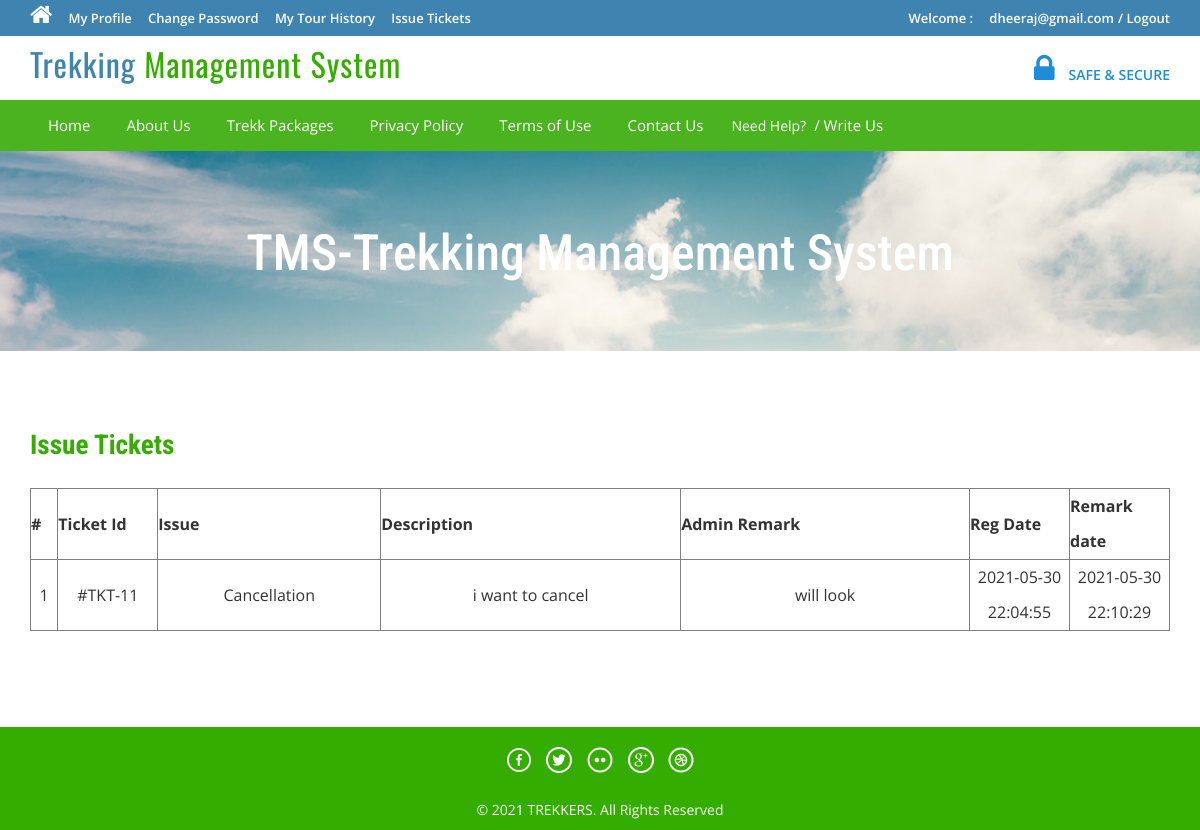
Screenshot of /onlinetourism/tms/issuetickets.php (signed in) with the database file from the repository.
### tables this page shows
CREATE TABLE `tblissues` (
  `id` int(11) NOT NULL,
  `UserEmail` varchar(100) DEFAULT NULL,
  `Issue` varchar(100) DEFAULT NULL,
  `Description` mediumtext DEFAULT NULL,
  `PostingDate` timestamp NULL DEFAULT current_timestamp(),
  `AdminRemark` mediumtext DEFAULT NULL,
  `AdminremarkDate` timestamp NULL DEFAULT NULL ON UPDATE current_timestamp()
);

### onlinetourism/tms/issuetickets.php (the view, shortened to what this page needs)
<?php
include('includes/config.php');
if(strlen($_SESSION['login'])==0)
	{
header('location:index.php');
}
else{
?>
<!DOCTYPE HTML>
<html>
<head>
<link href="css/bootstrap.css" rel='stylesheet' type='text/css' />
<link href="css/style.css" rel='stylesheet' type='text/css' />
<link href="css/font-awesome.css" rel="stylesheet">
<link href="css/animate.css" rel="stylesheet" type="text/css" media="all">
</head>
<body>
<div class="top-header">
<?php include('includes/header.php');?>
<div class="banner-1 ">
	<div class="container">
		<h1 class="wow zoomIn animated animated" data-wow-delay=".5s" style="visibility: visible; animation-delay: 0.5s; animation-name: zoomIn;">TMS-Trekking Management System</h1>
	</div>
</div>
<div class="privacy">
	<div class="container">
		<h3 class="wow fadeInDown animated animated" data-wow-delay=".5s" style="visibility: visible; animation-delay: 0.5s; animation-name: fadeInDown;">Issue Tickets</h3>
		<form name="chngpwd" method="post" onSubmit="return valid();">
	<p>
	<table border="1" width="100%">
<tr align="center">
<th>#</th>
<th>Ticket Id</th>
<th>Issue</th>
<th>Description</th>
<th>Admin Remark</th>
<th>Reg Date</th>
<th>Remark date</th>
</tr>
<?php
$uemail=$_SESSION['login'];;
$sql = "SELECT * from tblissues where UserEmail=:uemail";
$query = $dbh->prepare($sql);
$query -> bindParam(':uemail', $uemail, PDO::PARAM_STR);
$query->execute();
$results=$query->fetchAll(PDO::FETCH_OBJ);
$cnt=1;
if($query->rowCount() > 0)
{
foreach($results as $result)
{	?>
<tr align="center">
<td ><?php echo htmlentities($cnt);?></td>
<td width="100">#TKT-<?php echo htmlentities($result->id);?></td>
<td><?php echo htmlentities($result->Issue);?></td>
<td width="300"><?php echo htmlentities($result->Description);?></td>
<td><?php echo htmlentities($result->AdminRemark);?></td>
<td width="100"><?php echo htmlentities($result->PostingDate);?></td>
<td width="100"><?php echo htmlentities($result->AdminremarkDate);?></td>
</tr>
<?php $cnt=$cnt+1; }} ?>
	</table>
			</p>
			</form>
	</div>
</div>
<?php include('includes/footer.php');?>
</body>
</html>
<?php } ?>

### onlinetourism/tms/css/style.css (style rules this page uses)
html, body { font-size: 100%; background: #fff; font-family: 'Open Sans', sans-serif; }
h1,h2,h3,h4,h5,h6 { margin:0; font-family: 'Roboto Condensed', sans-serif; }
p { margin:0; }
.top-header { background-color: #3F84B1; border-bottom: 0 none; height: 36px; line-height: 35px; }
.banner-1 { background: url(../images/3.jpg)no-repeat; background-size: cover; -webkit-background-size: cover; -o-background-size: cover; -ms-background-size: cover; -moz-background-size: cover; min-height:200px; }
.banner-1 h1 { font-size: 50px; margin-bottom: 40px; padding: 1.5em 0 0; text-align: center; color: #ffffff; }
.privacy h3 { color: #34AD00; font-size: 1.7em; font-weight: 700; margin-bottom: 1em; }
.privacy { padding: 5em 0; }
.privacy p { font-size: 1em; line-height: 1.8em; color: #999; margin: 1em 0; }

### rows the page displays
tblissues: id "11", Issue "Cancellation", Description "i want to cancel", AdminRemark "will look", PostingDate "2021-05-30 22:04:55", AdminremarkDate "2021-05-30 22:10:29"

### other values shown
$_SESSION['login'] "dheeraj@gmail.com"
